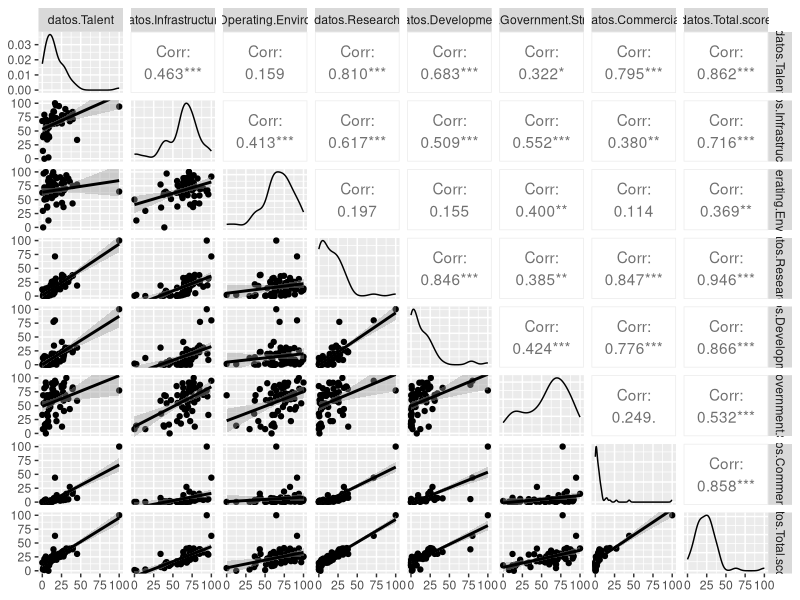
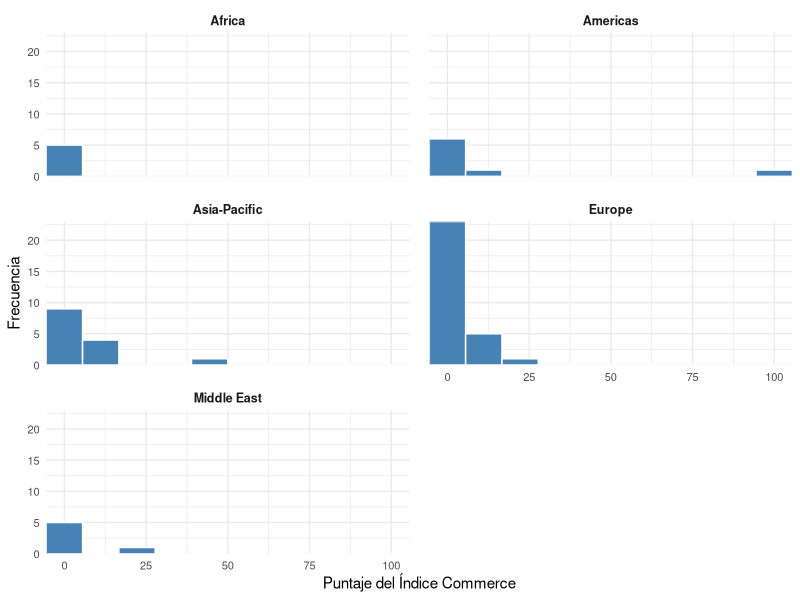
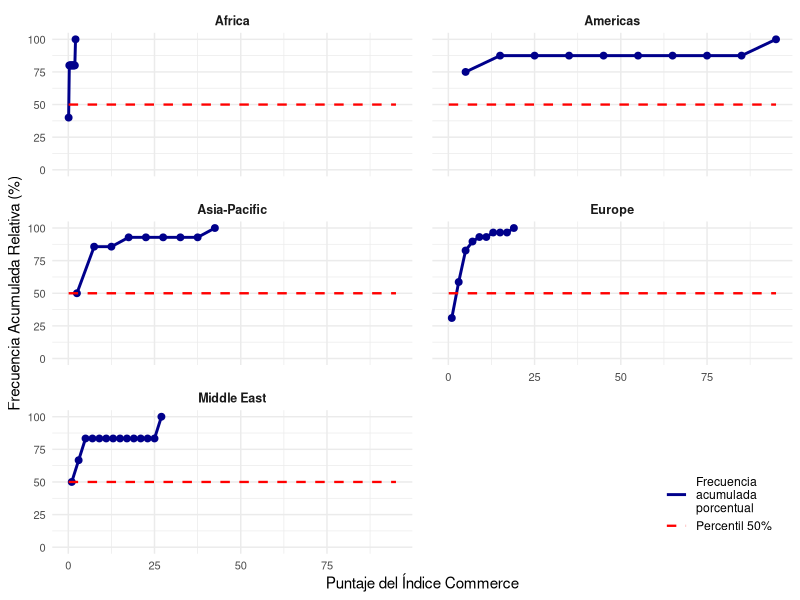
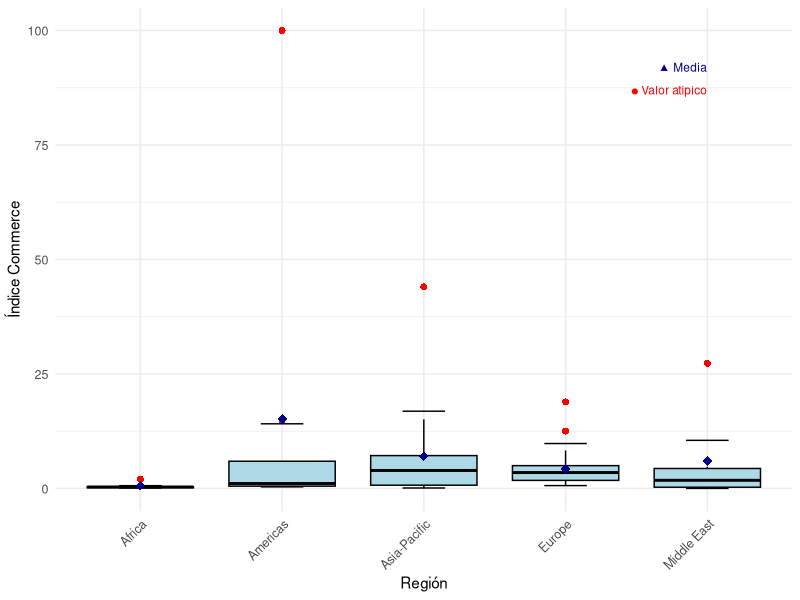

Here is the R script that generated these plots, in order:
## ---- chunk 1
knitr::opts_chunk$set(echo = FALSE)

#Instalación de las libreriás requeridas
library(ggplot2)
library(dplyr)
library(GGally)
library(xtable)
library(readr)
library(knitr)
library(forcats)
library(tidyr)
library(kableExtra)
## ---- chunk 2
knitr::opts_chunk$set(echo = FALSE)

#Organización en dataframes
AI_index_db <- read_csv("AI_index_db.csv")

datos <- data.frame(AI_index_db)

num <- data.frame(datos $Talent, datos $Infrastructure, datos $Operating.Environment, datos $Research, datos $Development, datos $Government.Strategy, datos $Commercial, datos $Total.score)

numeric_data <- data.frame(Commercial = datos$Commercial, Research = datos$Research, Talent = datos$Talent, Total_Score = datos$Total.score)
## ---- chunk 3

#Generación de dataframe de los datos de las variables
variables <- data.frame(
  Variable = c("Country", "Talent", "Infraestructure", "Operating Enviroment", "Research", "Development", "Government Strategy", "Commerce", "Total Score", "Region", "Cluster", "Income Group", "Political Regime"),
  Clasificacion = c("Cualitativa", "Cuantitativa", "Cuantitativa", "Cuantitativa", "Cuantitativa", "Cuantitativa", "Cuantitativa", "Cuantitativa", "Cuantitativa", "Cualitativa", "Cualitativa", "Cualitativa", "Cualitativa"),
  Categorizacion = c("Nominal", "Continua", "Continua", "Continua", "Continua", "Continua", "Continua", "Continua", "Continua", "Nominal", "Nominal", "Ordinal", "Nominal"),
  Descripcion = c(
    "Nombre del país donde se evalúa el AI Global Index.",
    "Indicador de disponibilidad de profesionales calificados para la provisión de soluciones de inteligencia artificial.",
    "Indicador de fiabilidad y la escala de la infraestructura de acceso, desde la electricidad e Internet, hasta las capacidades de superintarmética.",
    "Indicador del contexto regulatorio y la opinión pública en torno a la inteligencia artificial.",
    "Indicador del alcance de la investigación especializada y los investigadores; investigando la cantidad de publicaciones y citas en revistas académicas creíbles.",
    "Indicador de desarrollo de plataformas y algoritmos fundamentales en los que se basan los proyectos innovadores de inteligencia artificial.",
    "Indicador de la profundidad del compromiso del gobierno nacional con la inteligencia artificial; investigando los compromisos de gasto y las estrategias nacionales.",
    "Indicador del nivel de actividad de puesta en marcha, inversión e iniciativas comerciales basadas en la inteligencia artificial.",
    "Indicador AI Global Index que compara a las naciones en su nivel de inversión, innovación e implementación de la inteligencia artificial.",
    "Agrupacion de países según su localización geográfica en regiones.",
    "Agrupación de países según su historia de incursión en el desarrollo de tecnología relacionada con la Inteligencia Artificial.",
    "Nivel de ingresos presentado en el país.",
    "Tipo de régimen político presentado en el país."
  )
)

# Ajuste del diseño de la tabla
cat("\\renewcommand{\\arraystretch}{1.5}\n")
cat("\\begin{footnotesize}")
knitr::kable(variables, 
             caption = "Variables y su clasificación", 
             format = "latex", 
             booktabs = TRUE, 
             longtable = TRUE,
             col.names = c("Variable", "Clasificación", "Categorización", "Descripción"),
             align = c("l", "l", "l", "p{8cm}"))
cat("\\end{footnotesize}")
cat("\\renewcommand{\\arraystretch}{1}\n")

## ---- chunk 4

#Genreación del gráfico
figura1 <- ggpairs(num, lower = list(continuous = "smooth"))
ggsave("figura1.png", plot = figura1, width = 7, height = 7, dpi = 300)
## ---- chunk 5

# Cálculo de las estadísticas
custom_stats_region <- function(df, var, total_score) {
  x <- df[[var]]
  total <- df[[total_score]]
  x <- x[!is.na(x)]
  total <- total[!is.na(total)]
  
  mean_val <- round(mean(x), 2)
  freq_table <- table(x)
  mode_val <- as.numeric(names(freq_table)[freq_table == max(freq_table)])
  mode_text <- if (length(mode_val) > 3) "> 3 modas" else paste(round(mode_val, 2), collapse = ", ")
  std_dev <- round(sd(x), 2)
  min_val <- round(min(x), 2)
  q1 <- round(quantile(x, 0.25), 2)
  median_val <- round(median(x), 2)
  q3 <- round(quantile(x, 0.75), 2)
  max_val <- round(max(x), 2)
  range_val <- round(max_val - min_val, 2)
  iqr <- round(q3 - quantile(x, 0.25), 2)
  cv <- round((std_dev / mean_val) * 100, 2)
  cov_val <- round(cov(x, total, use = "complete.obs"), 2)
  cor_val <- round(cor(x, total, use = "complete.obs"), 2)

  return(data.frame(
    Media = mean_val,
    Moda = mode_text,
    Mínimo = min_val,
    Q1 = q1,
    Mediana = median_val,
    Q3 = q3,
    Máximo = max_val,
    Rango = range_val,
    RIQ = iqr,
    `Desv est` = std_dev,
    CV = cv,
    `Cov Total Score` = cov_val,
    `Corr Total Score` = cor_val
  ))
}

regiones <- unique(datos$Region)
region_stats_list <- list()

for (i in 1:length(regiones)) {
  region <- regiones[i]
  
  region_data <- datos %>% filter(Region == region)
  
  commerce_stats <- custom_stats_region(region_data, "Commercial", "Total.score")
  talent_stats <- custom_stats_region(region_data, "Talent", "Total.score")
  research_stats <- custom_stats_region(region_data, "Research", "Total.score")
  total_stats <- custom_stats_region(region_data, "Total.score", "Total.score")
  
  region_df <- bind_rows(
    cbind(Region = region, Indice = "Commerce", commerce_stats),
    cbind(Region = region, Indice = "Talent", talent_stats),
    cbind(Region = region, Indice = "Research", research_stats),
    cbind(Region = region, Indice = "Total Score", total_stats)
  )
  
  region_stats_list[[i]] <- region_df
}

region_stats <- bind_rows(region_stats_list)

tabla2 <- region_stats %>% 
  select(Region, Indice, Media, Moda, Mínimo, Q1, Mediana, Q3, Máximo) %>% 
  rename(`Región` = Region, `Índice` = Indice)

#Ajuste del diseño de la tabla
cat("\\renewcommand{\\arraystretch}{1.3}\n")
cat("\\begin{scriptsize}")
knitr::kable(tabla2, 
             caption = "Medidas de tendencia central y posición", 
             format = "latex", 
             booktabs = TRUE, 
             longtable = TRUE,
             row.names = FALSE, 
             align = "llrrrrrrr",
             na.string = "")
cat("\\end{scriptsize}")
cat("\\renewcommand{\\arraystretch}{1}\n")

## ---- chunk 6

# Cálculo de las estadísticas
tabla3 <- region_stats %>% 
  select(Region, Indice, Rango, RIQ, `Desv.est`, CV, `Cov.Total.Score`, `Corr.Total.Score`) %>% 
  rename(`Región` = Region, `Índice` = Indice, `Cov Total Score` = `Cov.Total.Score`, `Corr Total Score` = `Corr.Total.Score`)

# Ajuste del diseño de la tabla
cat("\\renewcommand{\\arraystretch}{1.3}\n")
cat("\\begin{scriptsize}")
knitr::kable(tabla3, 
             caption = "Medidas de dispersión e indicadores por región e índice", 
             format = "latex", 
             booktabs = TRUE, 
             longtable = TRUE,
             row.names = FALSE,  
             align = "llrrrrr",
             na.string = "")
cat("\\end{scriptsize}")
cat("\\renewcommand{\\arraystretch}{1}\n")

## ---- chunk 7
# Crear intervalos para la variable Commercial
intervalos <- cut(datos$Commercial, breaks = seq(0, 100, by = 10), 
                  include.lowest = TRUE, right = TRUE)

# Calcular frecuencias
frec_abs <- table(intervalos)
frec_rel <- prop.table(frec_abs)
frec_abs_acum <- cumsum(frec_abs)
frec_rel_acum <- cumsum(frec_rel)

# Crear la tabla de frecuencias
tabla_frecuencias_commercial <- data.frame(
  Intervalo = levels(intervalos),
  "F Absoluta" = as.numeric(frec_abs),
  "F Relativa" = round(as.numeric(frec_rel), 2),
  "F Abs Acum" = as.numeric(frec_abs_acum),
  "F Rel Acum" = round(as.numeric(frec_rel_acum), 2)
)

# Mostrar la tabla con knitr::kable
knitr::kable(tabla_frecuencias_commercial, 
             caption = "Frecuencia del Índice Commercial",
             align = c('l', 'c', 'c', 'c', 'c'))

## ---- chunk 8

#Generación de la tabla
crear_intervalos <- function(data, variable, n_bins = 8) {
  breaks <- pretty(range(data[[variable]], na.rm = TRUE), n = n_bins)
  return(breaks)
}
commerce_breaks <- crear_intervalos(datos, "Commercial")
total_score_breaks <- crear_intervalos(datos, "Total.score")
commerce_labels <- paste0("(", commerce_breaks[-length(commerce_breaks)], ", ", commerce_breaks[-1], "]")
score_labels <- paste0("(", total_score_breaks[-length(total_score_breaks)], ", ", total_score_breaks[-1], "]")
datos$Commercial_interval <- cut(datos$Commercial, 
                                breaks = commerce_breaks, 
                                labels = commerce_labels, 
                                include.lowest = TRUE)
datos$TotalScore_interval <- cut(datos$Total.score, 
                                breaks = total_score_breaks, 
                                labels = score_labels, 
                                include.lowest = TRUE)
tabla_contingencia <- table(datos$Commercial_interval, datos$TotalScore_interval)
tabla_df <- as.data.frame.matrix(tabla_contingencia)
tabla_df$Total <- rowSums(tabla_df)
totales_columna <- colSums(tabla_df)
tabla_df <- rbind(tabla_df, Total = totales_columna)
tabla4 <- tabla_df %>%
  tibble::rownames_to_column(var = "A  -   B") %>%
  dplyr::rename(`A - B` = `A  -   B`) %>% 
  dplyr::select(`A - B`, everything()) 

colnames(tabla4) <- c("A   -   B", "[0, 10]", "(10, 20]", "(20, 30]", "(30, 40]", "(40, 50]", 
                      "(50, 60]", "(60, 70]", "(70, 80]", "(80, 90]", "(90, 100]", "Total")

cat("\\renewcommand{\\arraystretch}{1.3}\n")
cat("\\begin{scriptsize}")
print(xtable::xtable(tabla4, 
                   caption = "Tabla de Frecuencia Bivariada Índice Commerce (A) vs Total Score (B)"),
      tabular.environment = "longtable",
      floating = FALSE,
      include.rownames = FALSE,
      latex.environments = "",
      caption.placement = "top")
cat("\\end{scriptsize}")
cat("\\renewcommand{\\arraystretch}{1}\n")
## ---- chunk 9

# Crear el histograma 
figura2 <- ggplot(datos, aes(x = Commercial)) +
  geom_histogram(bins = 10, fill = "steelblue", color = "white") +
  facet_wrap(~Region, ncol = 2, scales = "fixed") +  
  scale_x_continuous(expand = c(0, 0)) +
  scale_y_continuous(expand = c(0, 0)) +
  labs(x = "Puntaje del Índice Commerce",
       y = "Frecuencia") +
  theme_minimal() +
  theme(plot.title = element_text(hjust = 0.5, size = 12),
        axis.text = element_text(size = 8),
        strip.text = element_text(size = 9, face = "bold"),
        panel.spacing = unit(1, "lines"))
ggsave("figura2.png", plot = figura2, width = 8, height = 9, dpi = 300)

## ---- chunk 10

# Generar diagrama
prepare_ogive_data <- function(df, variable, region_var, bins = 10) {
  df %>%
    filter(!is.na(.data[[variable]])) %>%
    group_by(.data[[region_var]]) %>%
    do({
      region_data <- .
      breaks <- pretty(range(region_data[[variable]], na.rm = TRUE), n = bins)
      h <- hist(region_data[[variable]], breaks = breaks, plot = FALSE)
      cum_freq <- cumsum(h$counts) / sum(h$counts) * 100
      data.frame(
        Region = unique(region_data[[region_var]]),
        bin = h$mids,
        freq_acum_rel = cum_freq
      )
    }) %>%
    ungroup()
}

ojiva_data <- prepare_ogive_data(datos, "Commercial", "Region", bins = 10)

figura_ojiva <- ggplot(ojiva_data, aes(x = bin, y = freq_acum_rel)) +
  geom_line(color = "darkblue", size = 1, aes(linetype = "Frecuencia\nacumulada\nporcentual")) +
  geom_point(color = "darkblue", size = 2) +
  geom_line(data = data.frame(bin = c(min(ojiva_data$bin), max(ojiva_data$bin)),
            freq_acum_rel = 50,
            Linea = "Percentil 50%"),
          aes(x = bin, y = freq_acum_rel, linetype = Linea),
          color = "red", size = 0.8) +
  facet_wrap(~Region, ncol = 2, scales = "fixed") +
  labs(
    x = "Puntaje del Índice Commerce",
    y = "Frecuencia Acumulada Relativa (%)",
    linetype = "" 
  ) +
  theme_minimal() +
  theme(
    plot.title = element_text(hjust = 0.5, size = 12),
    axis.text = element_text(size = 8),
    strip.text = element_text(size = 9, face = "bold"),
    panel.spacing = unit(1, "lines"),
    legend.box = "vertical",
    legend.background = element_rect(fill = alpha("white", 0.8), color =NA),
    legend.margin = margin(4, 4, 4, 4),
    legend.position = c(0.98, 0.02),
    legend.justification = c(1, 0)
  ) +
  scale_linetype_manual(values = c("Frecuencia\nacumulada\nporcentual" = "solid", "Percentil 50%" = "dashed")) +
  scale_y_continuous(limits = c(0, 100))

ggsave("figura3.png", plot = figura_ojiva, width = 8, height = 9, dpi = 300)

## ---- chunk 11

# Generación del. diagrama
stats_boxplot <- datos %>%
  group_by(Region) %>%
  summarise(
    q1 = quantile(Commercial, 0.25, na.rm = TRUE),
    q3 = quantile(Commercial, 0.75, na.rm = TRUE),
    iqr = IQR(Commercial, na.rm = TRUE),
    lower_whisker = max(min(Commercial, na.rm = TRUE), q1 - 1.5 * iqr),
    upper_whisker = min(max(Commercial, na.rm = TRUE), q3 + 1.5 * iqr),
    mean_val = mean(Commercial, na.rm = TRUE),
    .groups = "drop"
  )

datos$Region <- factor(datos$Region)

figura4 <- ggplot(datos, aes(x = Region, y = Commercial)) +
  geom_boxplot(outlier.colour = "red",
               outlier.shape = 16,
               outlier.size = 2,
               fill = "lightblue",
               color = "black",
               coef = 1.5) +
  
  geom_segment(data = stats_boxplot,
               aes(x = as.numeric(factor(Region)) - 0.15, 
                   xend = as.numeric(factor(Region)) + 0.15,
                   y = lower_whisker, 
                   yend = lower_whisker),
               color = "black", linewidth = 0.5) +
  
  geom_segment(data = stats_boxplot,
               aes(x = as.numeric(factor(Region)) - 0.15, 
                   xend = as.numeric(factor(Region)) + 0.15,
                   y = upper_whisker, 
                   yend = upper_whisker),
               color = "black", linewidth = 0.5) +
  
  stat_summary(fun = mean,
               geom = "point",
               shape = 18,
               size = 3,
               color = "darkblue") +
  
  labs(x = "Región",
       y = "Índice Commerce") +
  
  theme_minimal() +
  theme(
    axis.text.x = element_text(angle = 45, hjust = 1, size = 9),
    axis.text.y = element_text(size = 9),
    plot.title = element_text(hjust = 0.5, size = 12)
  ) +
  annotate("text", x = max(as.numeric(factor(datos$Region))), 
           y = max(datos$Commercial, na.rm = TRUE) * 0.92, 
           label = "▲ Media", color = "darkblue", size = 3, hjust = 1) +
  annotate("text", x = max(as.numeric(factor(datos$Region))), 
           y = max(datos$Commercial, na.rm = TRUE) * 0.87, 
           label = "● Valor atípico", color = "red", size = 3, hjust = 1)
ggsave("figura4.png", plot = figura4, width = 8, height = 5, dpi = 300)

## ---- chunk 12

# Crear intervalos para la variable Research
intervalos <- cut(datos$Research, breaks = seq(0, 100, by = 10), 
                  include.lowest = TRUE, right = TRUE)

# Calcular frecuencias
frec_abs <- table(intervalos)
frec_rel <- prop.table(frec_abs)
frec_abs_acum <- cumsum(frec_abs)
frec_rel_acum <- cumsum(frec_rel)

# Crear la tabla de frecuencias
tabla_frecuencias_research <- data.frame(
  Intervalo = levels(intervalos),
  "F Absoluta" = as.numeric(frec_abs),
  "F Relativa" = round(as.numeric(frec_rel), 2),
  "F Abs Acum" = as.numeric(frec_abs_acum),
  "F Rel Acum" = round(as.numeric(frec_rel_acum), 2)
)

# Mostrar la tabla con el mismo formato
knitr::kable(tabla_frecuencias_research, 
             caption = "Frecuencia del Índice Research",
             align = c('l', 'c', 'c', 'c', 'c'))

## ---- chunk 13

#Generación de la tabla
crear_intervalos <- function(data, variable, n_bins = 8) {
  breaks <- pretty(range(data[[variable]], na.rm = TRUE), n = n_bins)
  return(breaks)
}
research_breaks <- crear_intervalos(datos, "Research")
total_score_breaks <- crear_intervalos(datos, "Total.score")
research_labels <- paste0("(", research_breaks[-length(research_breaks)], ", ", research_breaks[-1], "]")
score_labels <- paste0("(", total_score_breaks[-length(total_score_breaks)], ", ", total_score_breaks[-1], "]")
datos$Research_interval <- cut(datos$Research, 
                                breaks = research_breaks, 
                                labels = research_labels, 
                                include.lowest = TRUE)
datos$TotalScore_interval <- cut(datos$Total.score, 
                                breaks = total_score_breaks, 
                                labels = score_labels, 
                                include.lowest = TRUE)
tabla_contingencia <- table(datos$Research_interval, datos$TotalScore_interval)
tabla_df <- as.data.frame.matrix(tabla_contingencia)
tabla_df$Total <- rowSums(tabla_df)
totales_columna <- colSums(tabla_df)
tabla_df <- rbind(tabla_df, Total = totales_columna)
tabla5 <- tabla_df %>%
  tibble::rownames_to_column(var = "A  -   B") %>%
  dplyr::rename(`A - B` = `A  -   B`) %>% 
  dplyr::select(`A - B`, everything()) 

colnames(tabla5) <- c("A   -   B", "[0, 10]", "(10, 20]", "(20, 30]", "(30, 40]", "(40, 50]", 
                      "(50, 60]", "(60, 70]", "(70, 80]", "(80, 90]", "(90, 100]", "Total")

cat("\\renewcommand{\\arraystretch}{1.3}\n")
cat("\\begin{scriptsize}")
print(xtable::xtable(tabla5, 
                   caption = "Tabla de Frecuencia Bivariada Índice Research (A) vs Total Score (B)"),
      tabular.environment = "longtable",
      floating = FALSE,
      include.rownames = FALSE,
      latex.environments = "",
      caption.placement = "top")
cat("\\end{scriptsize}")
cat("\\renewcommand{\\arraystretch}{1}\n")
## ---- chunk 14
datos <- read.csv("AI_index_db.csv")

# Crear intervalos para la variable Talent
intervalos <- cut(datos$Talent, breaks = seq(0, 100, by = 10), 
                  include.lowest = TRUE, right = TRUE)

# Calcular frecuencias
frec_abs <- table(intervalos)
frec_rel <- prop.table(frec_abs)
frec_abs_acum <- cumsum(frec_abs)
frec_rel_acum <- cumsum(frec_rel)

# Crear la tabla de frecuencias
tabla_frecuencias_talent <- data.frame(
  Intervalo = levels(intervalos),
  "F Absoluta" = as.numeric(frec_abs),
  "F Relativa" = round(as.numeric(frec_rel), 2),
  "F Abs Acum" = as.numeric(frec_abs_acum),
  "F Rel Acum" = round(as.numeric(frec_rel_acum), 2)
)

# Mostrar la tabla con knitr::kable
knitr::kable(tabla_frecuencias_talent, 
             caption = "Frecuencia del Índice Talent",
             align = c('l', 'c', 'c', 'c', 'c'))
